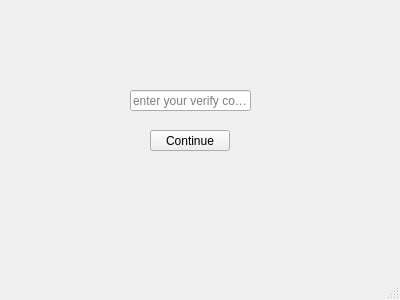
<?xml version="1.0" encoding="UTF-8"?>
<ui version="4.0">
 <class>verifycode</class>
 <widget class="QMainWindow" name="verifycode">
  <property name="geometry">
   <rect>
    <x>0</x>
    <y>0</y>
    <width>400</width>
    <height>300</height>
   </rect>
  </property>
  <property name="windowTitle">
   <string>MainWindow</string>
  </property>
  <widget class="QWidget" name="centralwidget">
   <widget class="QLineEdit" name="lineEdit">
    <property name="geometry">
     <rect>
      <x>130</x>
      <y>90</y>
      <width>121</width>
      <height>21</height>
     </rect>
    </property>
    <property name="placeholderText">
     <string>enter your verify code</string>
    </property>
   </widget>
   <widget class="QPushButton" name="pushButton">
    <property name="geometry">
     <rect>
      <x>150</x>
      <y>130</y>
      <width>80</width>
      <height>21</height>
     </rect>
    </property>
    <property name="text">
     <string>Continue</string>
    </property>
   </widget>
  </widget>
  <widget class="QMenuBar" name="menubar">
   <property name="geometry">
    <rect>
     <x>0</x>
     <y>0</y>
     <width>400</width>
     <height>20</height>
    </rect>
   </property>
  </widget>
  <widget class="QStatusBar" name="statusbar"/>
 </widget>
 <resources/>
 <connections/>
</ui>
